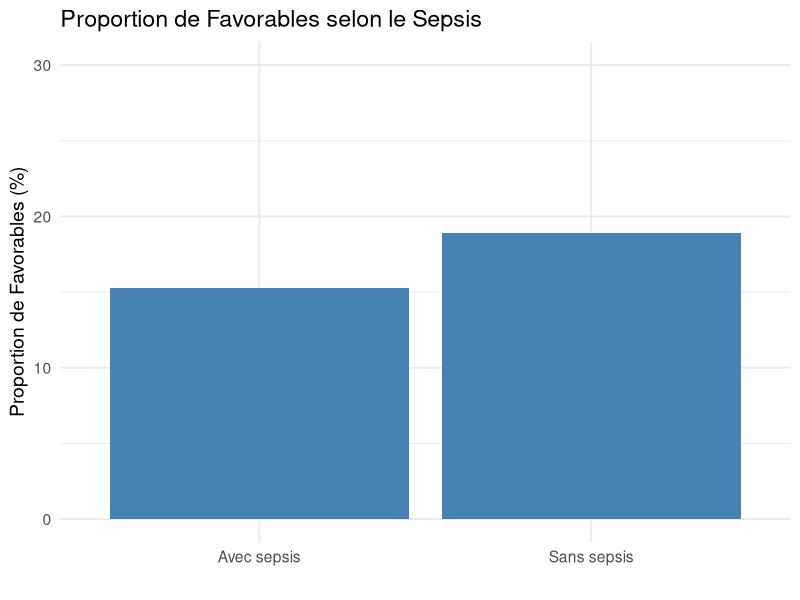
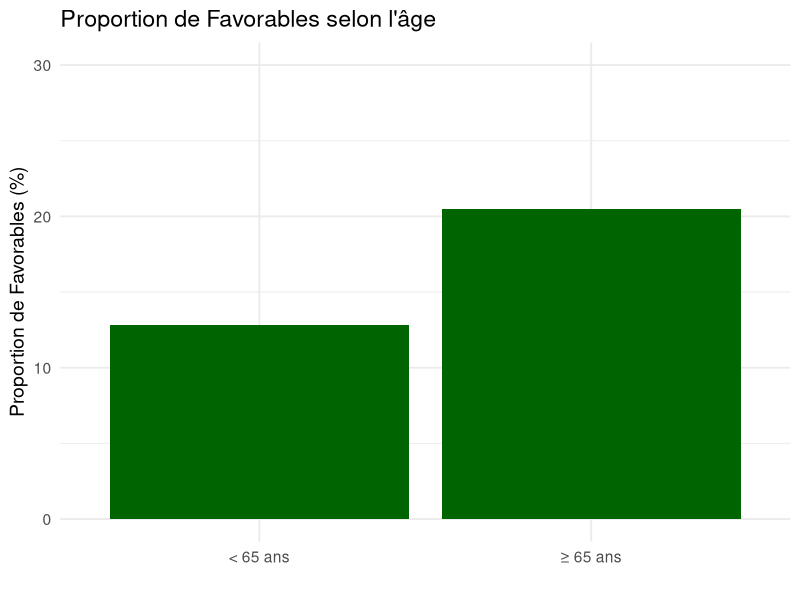
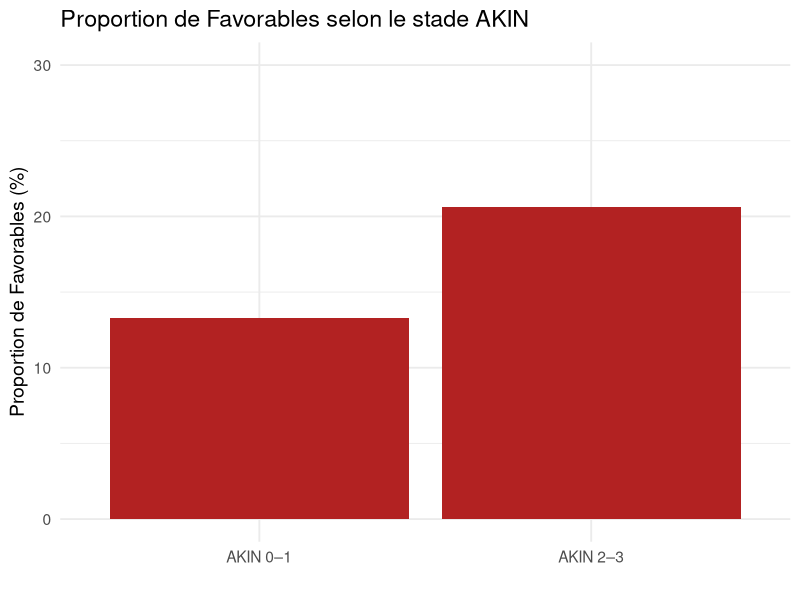
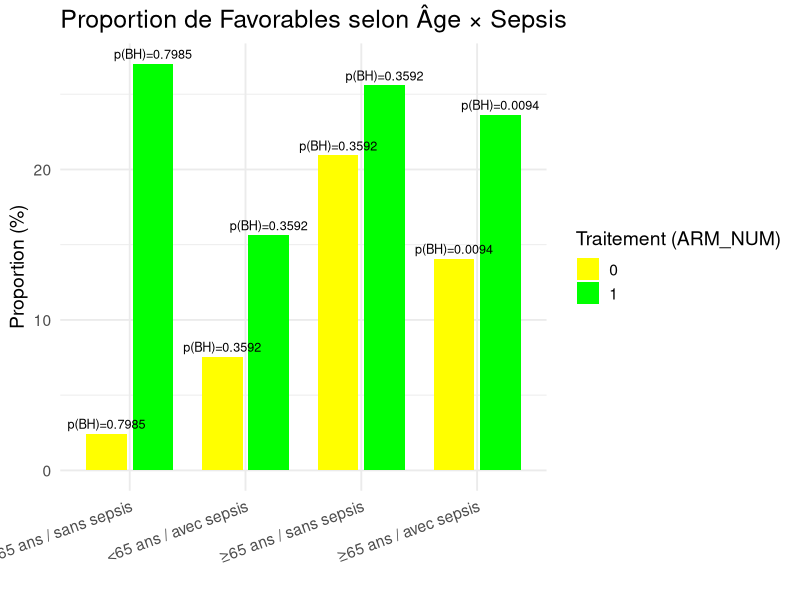
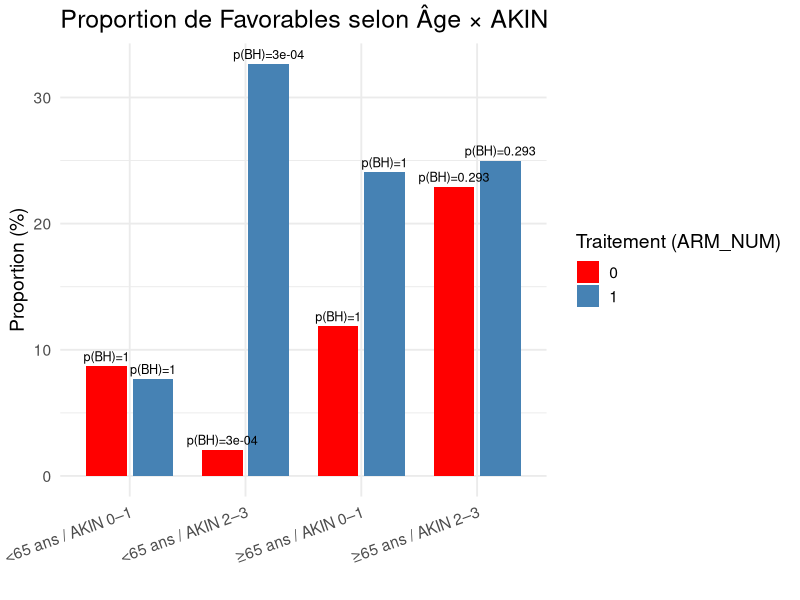
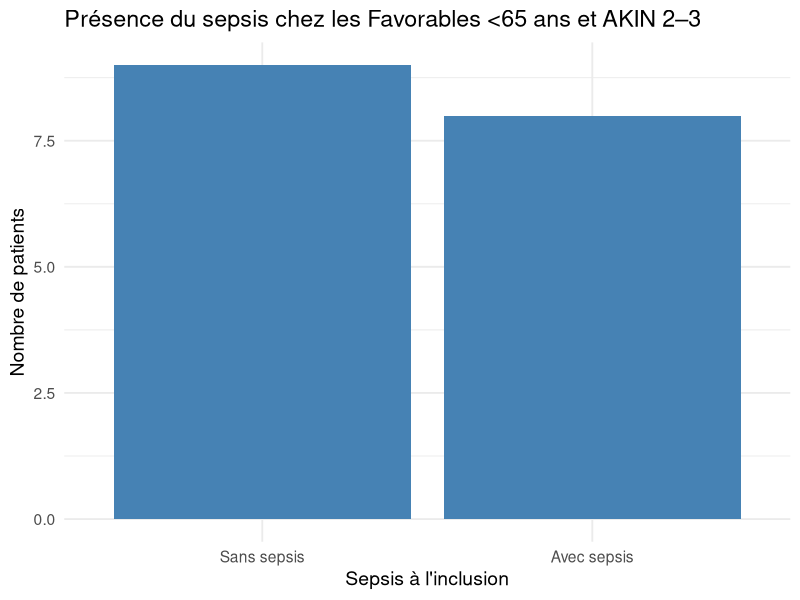
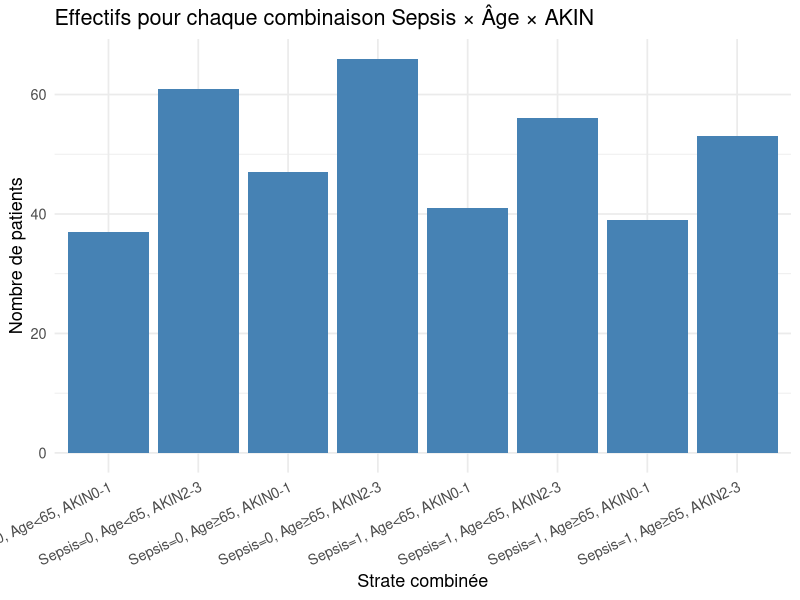

Generate these figures, in order, with R:
## ---- chunk 1
library(dplyr)
library(ggplot2)
## ---- chunk 2



df_VITAL_STATUS <- read.csv("Data/VITAL_STATUS.csv")
df_RANDOMIZATION <- read.csv("Data/RANDOMIZATION.csv")
df_SOFA <- read.csv("Data/SOFA.csv")
### Id les individus mort avant J28
Indiv_mort <- df_VITAL_STATUS %>%
  filter(VITAL_STATUS_D28 == 0) %>%
  select (SUBJID, SURNAME, NAME)
# 279 mort avant J28




### Création d'un df final 
# filtrage des modalités
df_RANDOMIZATION <- df_RANDOMIZATION %>%
  select(SUBJID,INCL_SEPSIS_YN,AGE_CLASS,INCL_AKIN,ARM_NUM)

df_VITAL_STATUS <- df_VITAL_STATUS %>%
  select(SUBJID,VITAL_STATUS_D28)

df_SOFA <- df_SOFA %>%
  select(SUBJID,SOFA_hepatic_D7,SOFA_cardiovasc_D7, SOFA_respiratory_D7, SOFA_neurologic_D7, SOFA_renal_D7, SOFA_haematologic_D7)


### Fusion finale
data <- df_RANDOMIZATION %>%
  left_join(df_VITAL_STATUS, by = "SUBJID") %>%
  left_join(df_SOFA, by = "SUBJID")




#calcul de l'estimateur / patient : Sofa < 3: (1) /Non (0)
#et calcul de l'estimateur / patient : Favorable(1) /Non (0)
#initialisation des nouvelles variables :
data$Sofa_ok<-rep(NA, 400)
data$Favorable<-rep(NA, 400)

for (i in 1:400) {
  data[i,"Sofa_ok"]<-if (max(data[i,c("SOFA_hepatic_D7","SOFA_cardiovasc_D7", "SOFA_respiratory_D7", "SOFA_neurologic_D7", "SOFA_renal_D7", "SOFA_haematologic_D7")]) < 3) 1 else 0 #Sofa_ok
  data[i,'Favorable']<-if(data[i,"VITAL_STATUS_D28"]== 1 & data[i,"Sofa_ok"]==1) 1 else 0 #Favorable 1/0
}



data <- data %>%
  select (SUBJID, INCL_SEPSIS_YN, AGE_CLASS, INCL_AKIN, VITAL_STATUS_D28, Sofa_ok, Favorable, ARM_NUM)

head(data)
## ---- chunk 3
###### Exploration 
sum(data$Favorable) #67 Favorable
sum(data$Sofa_ok) # 193 SOfa OK
sum(data$VITAL_STATUS_D28) #121 Survivants 28J
sum(data$ARM_NUM) #199 traité au SB

sum(data$AGE_CLASS == 1 & data$Favorable == 1  & data$ARM_NUM == 1)
sum(data$AGE_CLASS == 0 & data$Favorable == 1  & data$ARM_NUM == 1)
sum(data$AGE_CLASS == 1 & data$VITAL_STATUS_D28 == 1)
sum(data$AGE_CLASS == 0)
## ---- chunk 4
a <- sum(data$Favorable == 1 & data$ARM_NUM == 1) #44
c <- sum(data$Favorable == 1 & data$ARM_NUM == 0) #23
b <- sum(data$Favorable == 0 & data$ARM_NUM == 1) #155
d <- sum(data$Favorable == 0 & data$ARM_NUM == 0) #178

Tab_contingence <- matrix(
  c(a, b, c, d),
  nrow = 2,
  byrow = TRUE,
  dimnames = list(
    ARM_NUM   = c("1_traitement_SB", "0_sans_SB"),
    Favorable = c("1_oui", "0_non")
  )
)

Tab_contingence
## ---- chunk 5
res_chi2 <- chisq.test(Tab_contingence, correct = FALSE)
res_chi2

res_chi2$expected #effectif attendue 
res_chi2$p.value

## ---- chunk 6
# Patient de < 65 ans
tab_age0 <- table(
  ARM_NUM   = data$ARM_NUM[data$AGE_CLASS == 0],
  Favorable = data$Favorable[data$AGE_CLASS == 0]
)
test_age0 <- chisq.test(tab_age0, correct = FALSE)
tab_age0
test_age0



# Patient de > 65 ans
tab_age1 <- table(
  ARM_NUM   = data$ARM_NUM[data$AGE_CLASS == 1],
  Favorable = data$Favorable[data$AGE_CLASS == 1]
)

test_age1 <- chisq.test(tab_age1, correct = FALSE)
tab_age1
test_age1
## ---- chunk 7
# INCL_AKIN == 0
tab_akin0 <- table(
  ARM_NUM   = data$ARM_NUM[data$INCL_AKIN == 0],
  Favorable = data$Favorable[data$INCL_AKIN == 0]
)
test_akin0 <- chisq.test(tab_akin0, correct = FALSE)
tab_akin0
test_akin0

# INCL_AKIN == 1
tab_akin1 <- table(
  ARM_NUM   = data$ARM_NUM[data$INCL_AKIN == 1],
  Favorable = data$Favorable[data$INCL_AKIN == 1]
)
test_akin1 <- chisq.test(tab_akin1, correct = FALSE)
tab_akin1
test_akin1
#OR
OR_AKIN1 <- (27*84)/(12*66)
OR_AKIN1
## ---- chunk 8
# INCL_SEPSIS_YN == 0 (sans sepsis)
tab_sepsis0 <- table(
  ARM_NUM   = data$ARM_NUM[data$INCL_SEPSIS_YN == 0],
  Favorable = data$Favorable[data$INCL_SEPSIS_YN == 0]
)
tab_sepsis0
test_sepsis0 <-chisq.test(tab_sepsis0, correct = FALSE)
test_sepsis0

# INCL_SEPSIS_YN == 1 (avec sepsis)
tab_sepsis1 <- table(
  ARM_NUM   = data$ARM_NUM[data$INCL_SEPSIS_YN == 1],
  Favorable = data$Favorable[data$INCL_SEPSIS_YN == 1]
)
test_sepsis1 <- chisq.test(tab_sepsis1, correct = FALSE)
tab_sepsis1
test_sepsis1
## ---- chunk 9
# On recrée un tableau global propre au cas où (avec modalités 0 / 1)
Tab_contingence <- table(
  ARM_NUM   = data$ARM_NUM,
  Favorable = data$Favorable
)

# Fonction pour calculer OR et IC95% à partir d'un tableau 2x2
# tab : table(ARM_NUM, Favorable) avec ARM_NUM = 0/1, Favorable = 0/1

compute_OR_IC <- function(tab) {
  
  # Vérification légère : on s'assure qu'on a bien les modalités "0" et "1"
  if (!all(c("0", "1") %in% rownames(tab)) || !all(c("0", "1") %in% colnames(tab))) {
    stop("Le tableau doit avoir des lignes et colonnes nommées '0' et '1'.")
  }
  
  a <- tab["1", "1"]  # Traitement, favorable
  b <- tab["1", "0"]  # Traitement, non favorable
  c <- tab["0", "1"]  # Contrôle, favorable
  d <- tab["0", "0"]  # Contrôle, non favorable
  
  # Correction si une des cases vaut 0 (pour éviter divisions par 0)
  if (any(c(a, b, c, d) == 0)) {
    a <- a + 0.5
    b <- b + 0.5
    c <- c + 0.5
    d <- d + 0.5
  }
  
  OR       <- (a * d) / (b * c)
  log_OR   <- log(OR)
  SE_logOR <- sqrt(1 / a + 1 / b + 1 / c + 1 / d)
  
  IC_inf <- exp(log_OR - 1.96 * SE_logOR)
  IC_sup <- exp(log_OR + 1.96 * SE_logOR)
  
  c(OR = OR, IC_inf = IC_inf, IC_sup = IC_sup)
}

# OR + IC pour chaque tableau déjà créé plus haut

or_all     <- compute_OR_IC(Tab_contingence)
or_age0    <- compute_OR_IC(tab_age0)
or_age1    <- compute_OR_IC(tab_age1)
or_akin0   <- compute_OR_IC(tab_akin0)
or_akin1   <- compute_OR_IC(tab_akin1)
or_sepsis0 <- compute_OR_IC(tab_sepsis0)
or_sepsis1 <- compute_OR_IC(tab_sepsis1)

# Tableau récapitulatif

results_chi2 <- data.frame(
  Variable = c(
    "Global",
    "AGE_CLASS", "AGE_CLASS",
    "INCL_AKIN", "INCL_AKIN",
    "INCL_SEPSIS_YN", "INCL_SEPSIS_YN"
  ),
  Modalite = c(
    "Tous",
    "<65", "≥65",
    "0", "1",
    "0", "1"
  ),
  Chi2 = c(
    as.numeric(res_chi2$statistic),
    as.numeric(test_age0$statistic),
    as.numeric(test_age1$statistic),
    as.numeric(test_akin0$statistic),
    as.numeric(test_akin1$statistic),
    as.numeric(test_sepsis0$statistic),
    as.numeric(test_sepsis1$statistic)
  ),
  p_value = c(
    res_chi2$p.value,
    test_age0$p.value,
    test_age1$p.value,
    test_akin0$p.value,
    test_akin1$p.value,
    test_sepsis0$p.value,
    test_sepsis1$p.value
  ),
  OR = c(
    or_all["OR"],
    or_age0["OR"],
    or_age1["OR"],
    or_akin0["OR"],
    or_akin1["OR"],
    or_sepsis0["OR"],
    or_sepsis1["OR"]
  ),
  IC_inf = c(
    or_all["IC_inf"],
    or_age0["IC_inf"],
    or_age1["IC_inf"],
    or_akin0["IC_inf"],
    or_akin1["IC_inf"],
    or_sepsis0["IC_inf"],
    or_sepsis1["IC_inf"]
  ),
  IC_sup = c(
    or_all["IC_sup"],
    or_age0["IC_sup"],
    or_age1["IC_sup"],
    or_akin0["IC_sup"],
    or_akin1["IC_sup"],
    or_sepsis0["IC_sup"],
    or_sepsis1["IC_sup"]
  )
)

results_chi2

## ---- chunk 10
table_sepsis <- table(data$Favorable, data$INCL_SEPSIS_YN)
table_sepsis

table_age <- table(data$Favorable, data$AGE_CLASS)
table_age
table_akin <- table(data$Favorable, data$INCL_AKIN)
table_akin
## ---- chunk 11
df_plot <- data.frame(
  Groupe = c("Sans sepsis", "Avec sepsis",
             "< 65 ans", "≥ 65 ans",
             "AKIN 0–1", "AKIN 2–3"),
  Pourcentage = c(
    31/(31+133)*100, 36/(36+200)*100,
    25/(25+170)*100, 42/(42+163)*100,
    28/(28+183)*100, 39/(39+150)*100
  ),
  Type = c("Sepsis", "Sepsis",
           "Âge", "Âge",
           "AKIN", "AKIN")
)
ggplot(df_plot %>% filter(Type == "Sepsis"),
       aes(x = Groupe, y = Pourcentage)) +
  geom_bar(stat = "identity", fill = "steelblue") +
  ylim(0, 30) +
  labs(title = "Proportion de Favorables selon le Sepsis",
       x = "",
       y = "Proportion de Favorables (%)") +
  theme_minimal(base_size = 14)

ggplot(df_plot %>% filter(Type == "Âge"),
       aes(x = Groupe, y = Pourcentage)) +
  geom_bar(stat = "identity", fill = "darkgreen") +
  ylim(0, 30) +
  labs(title = "Proportion de Favorables selon l'âge",
       x = "",
       y = "Proportion de Favorables (%)") +
  theme_minimal(base_size = 14)

ggplot(df_plot %>% filter(Type == "AKIN"),
       aes(x = Groupe, y = Pourcentage)) +
  geom_bar(stat = "identity", fill = "firebrick") +
  ylim(0, 30) +
  labs(title = "Proportion de Favorables selon le stade AKIN",
       x = "",
       y = "Proportion de Favorables (%)") +
  theme_minimal(base_size = 14)
## ---- chunk 12
#choix du test selon les dim de la table pour eviter les bugs
# Sepsis = 0
tab_sepsis0 <- table(
  data$Favorable[data$INCL_SEPSIS_YN == 0],
  data$ARM_NUM[data$INCL_SEPSIS_YN == 0]
)
tab_sepsis0

p_sepsis0 <- if(any(tab_sepsis0 < 5)) {
  fisher.test(tab_sepsis0)$p.value
} else {
  chisq.test(tab_sepsis0)$p.value
}

# Sepsis = 1
tab_sepsis1 <- table(
  data$Favorable[data$INCL_SEPSIS_YN == 1],
  data$ARM_NUM[data$INCL_SEPSIS_YN == 1]
)
tab_sepsis1

p_sepsis1 <- if(any(tab_sepsis1 < 5)) {
  fisher.test(tab_sepsis1)$p.value
} else {
  chisq.test(tab_sepsis1)$p.value
}
# Age < 65
tab_age0 <- table(
  data$Favorable[data$AGE_CLASS == 0],
  data$ARM_NUM[data$AGE_CLASS == 0]
)
tab_age0

p_age0 <- if(any(tab_age0 < 5)) {
  fisher.test(tab_age0)$p.value
} else {
  chisq.test(tab_age0)$p.value
}

# Age ≥ 65
tab_age1 <- table(
  data$Favorable[data$AGE_CLASS == 1],
  data$ARM_NUM[data$AGE_CLASS == 1]
)
tab_age1

p_age1 <- if(any(tab_age1 < 5)) {
  fisher.test(tab_age1)$p.value
} else {
  chisq.test(tab_age1)$p.value
}


# AKIN 0–1
tab_akin0 <- table(
  data$Favorable[data$INCL_AKIN == 0],
  data$ARM_NUM[data$INCL_AKIN == 0]
)
tab_akin0

p_akin0 <- if(any(tab_akin0 < 5)) {
  fisher.test(tab_akin0)$p.value
} else {
  chisq.test(tab_akin0)$p.value
}

# AKIN 2–3
tab_akin1 <- table(
  data$Favorable[data$INCL_AKIN == 1],
  data$ARM_NUM[data$INCL_AKIN == 1]
)
tab_akin1

p_akin1 <- if(any(tab_akin1 < 5)) {
  fisher.test(tab_akin1)$p.value
} else {
  chisq.test(tab_akin1)$p.value
}
p_traitement_strat <- c(
  p_sepsis0, p_sepsis1,
  p_age0, p_age1,
  p_akin0, p_akin1
)
p_traitement_strat
## ---- chunk 13
# Correction Bonferroni (6 tests)
p_bonf_trait <- p.adjust(p_traitement_strat, method = "bonferroni")

# Correction Benjamini–Hochberg
p_bh_trait <- p.adjust(p_traitement_strat, method = "BH")
#correction holm
p_holm <- p.adjust(p_traitement_strat, method = "holm")
resultats_traitement_strat <- data.frame(
  Stratification = c("Sepsis=0", "Sepsis=1", "Âge<65", "Âge≥65", "AKIN 0–1", "AKIN 2–3"),
  p_brut = p_traitement_strat,
  p_bonferroni = p_bonf_trait,
  p_Holm = p_holm,
  p_BH = p_bh_trait
)
resultats_traitement_strat
## ---- chunk 14
# AGE X SEPSIS
data$AGE_SEPSIS <- interaction(data$AGE_CLASS, data$INCL_SEPSIS_YN)
table(data$AGE_SEPSIS)
p_values_age_sepsis <- c()
#Pour chaque groupe, tu testes l’effet du traitement SB
for (g in unique(data$AGE_SEPSIS)) {
  cat("\nGROUPE :", g, "\n")
  
  tab <- table(
    data$Favorable[data$AGE_SEPSIS == g],
    data$ARM_NUM[data$AGE_SEPSIS == g]
  )
  
  print(tab)
  
  p_values_age_sepsis <- c(
    p_values_age_sepsis,
    if(any(tab < 5)) fisher.test(tab)$p.value else chisq.test(tab)$p.value
  )
}
#{Groupe 4 : 0.0 = <65 ans et sans sepsis} montre un effet très fort du traitement.
p_values_age_sepsis
# 0.7985   0.2544   0.2694   0.00235
p.adjust(p_values_age_sepsis, method = "BH")
# 0.7985   0.3592   0.3592   0.0094
#donc que le groupe 4 est significatif
# DONC LE GROUPE DES PATIENTS MOINS DE 65 ANS ET SANS SEPSIS SONT BIEN RECEPTIVES AUX SB
## ---- chunk 15
# age x akin
data$AGE_AKIN <- interaction(data$AGE_CLASS, data$INCL_AKIN)
table(data$AGE_AKIN)
p_values_age_akin <- c()

for (g in unique(data$AGE_AKIN)) {
  cat("\nGROUPE :", g, "\n")
  
  tab <- table(
    data$Favorable[data$AGE_AKIN == g],
    data$ARM_NUM[data$AGE_AKIN == g]
  )
  
  print(tab)
  
  p_values_age_akin <- c(
    p_values_age_akin,
    if(any(tab < 5)) fisher.test(tab)$p.value else chisq.test(tab)$p.value
  )
}
#énorme effet du traitement chez les jeunes avec insuffisance rénale sévère.
p_values_age_akin
# 1.000000e+00 1.000000e+00 7.461246e-05 1.465156e-01
p.adjust(p_values_age_akin, method = "BH")
# 1.0000000000 1.0000000000 0.0002984498 0.2930312911
#Le seul groupe avec un signal fort = 0.1 = <65 ans & AKIN 2–3

## ---- chunk 16
df_age_sepsis <- data %>%
  group_by(AGE_SEPSIS, ARM_NUM) %>%
  summarise(
    Favorables = sum(Favorable),
    Total = n(),
    Proportion = Favorables / Total * 100,
    .groups = "drop"
  )

df_age_akin <- data %>%
  group_by(AGE_AKIN, ARM_NUM) %>%
  summarise(
    Favorables = sum(Favorable),
    Total = n(),
    Proportion = Favorables / Total * 100,
    .groups = "drop"
  )

p_df_age_sepsis <- data.frame(
  AGE_SEPSIS = c("0.0","0.1","1.0","1.1"),
  pBH = p.adjust(p_values_age_sepsis, method = "BH")
)

## ---- chunk 17
df_age_sepsis_IC <- df_age_sepsis %>%
  rowwise() %>%
  mutate(
    p = Favorables / Total,
    IC_low  = binom.test(Favorables, Total)$conf.int[1] * 100,
    IC_high = binom.test(Favorables, Total)$conf.int[2] * 100
  )
## ---- chunk 18
df_plot_age_sepsis <- df_age_sepsis_IC %>%
  left_join(p_df_age_sepsis, by = "AGE_SEPSIS") %>%
  mutate(
    Groupe = factor(AGE_SEPSIS,
                    levels = c("0.0","0.1","1.0","1.1"),
                    labels = c("<65 ans / sans sepsis",
                               "<65 ans / avec sepsis",
                               "≥65 ans / sans sepsis",
                               "≥65 ans / avec sepsis"))
  )
ggplot(df_plot_age_sepsis, aes(x = Groupe, y = Proportion, fill = factor(ARM_NUM))) +
  geom_bar(stat = "identity", position = position_dodge(width = 0.8), width = 0.7) +
  
 
  geom_text(aes(label = paste0("p(BH)=", round(pBH,4))),
            position = position_dodge(width = 0.8),
            vjust = -0.5, size = 3.2, color = "black") +
  
  scale_fill_manual(values = c("yellow", "green")) +
  
  labs(title = "Proportion de Favorables selon Âge × Sepsis",
       x = "",
       y = "Proportion (%)",
       fill = "Traitement (ARM_NUM)") +
  
  theme_minimal(base_size = 14) +
  theme(axis.text.x = element_text(angle = 20, hjust = 1),
        plot.title = element_text(size = 18))
# On remarque que toujours la proportions de fav avec SB sont tjrs sup a ceux sans
#mais le groupe>65 ans avec sepsis repondent bien eu SB avec une p-value 0.009
#  P-values BH pour Âge × AKIN
p_df_age_akin <- data.frame(
  AGE_AKIN = c("0.0","1.0","0.1","1.1"),
  pBH = p.adjust(p_values_age_akin, method = "BH")
)

# Calcul des IC exacts binomiaux
df_age_akin_IC <- df_age_akin %>%
  rowwise() %>%
  mutate(
    p = Favorables / Total,
    IC_low  = binom.test(Favorables, Total)$conf.int[1] * 100,
    IC_high = binom.test(Favorables, Total)$conf.int[2] * 100
  )

#  Fusion des p-values + ajout des labels propres
df_plot_age_akin <- df_age_akin_IC %>%
  left_join(p_df_age_akin, by = "AGE_AKIN") %>%
  mutate(
    Groupe = factor(AGE_AKIN,
                    levels = c("0.0","0.1","1.0","1.1"),
                    labels = c("<65 ans / AKIN 0–1",
                               "<65 ans / AKIN 2–3",
                               "≥65 ans / AKIN 0–1",
                               "≥65 ans / AKIN 2–3"))
  )

# 4. Graphique final publication-ready
ggplot(df_plot_age_akin, aes(x = Groupe, y = Proportion, fill = factor(ARM_NUM))) +
  geom_bar(stat = "identity", position = position_dodge(width = 0.8), width = 0.7) +
  
  
  
  geom_text(aes(label = paste0("p(BH)=", round(pBH,4))),
            position = position_dodge(width = 0.8),
            vjust = -0.5, size = 3.2, color = "black") +
  
  scale_fill_manual(values = c("red", "steelblue")) +
  
  labs(title = "Proportion de Favorables selon Âge × AKIN",
       x = "",
       y = "Proportion (%)",
       fill = "Traitement (ARM_NUM)") +
  
  theme_minimal(base_size = 14) +
  theme(axis.text.x = element_text(angle = 20, hjust = 1),
        plot.title = element_text(size = 18))
#le traitement de bicarbonate marche plus sur les moins de 65 ans et AKIN 2-3 (17 patients dans ce cas), 16 d entre eux ont recu le traitement  FAVORABLEE
#en plus la p-value est tres petite donc significative
# Sous-groupe  : Favorables + âge < 65 + AKIN 2–3
subset_sepsis_visual <- data %>%
  filter(Favorable == 1,
         AGE_CLASS == 0,     # < 65 ans
         INCL_AKIN == 1)     # AKIN 2–3
table(subset_sepsis_visual$INCL_SEPSIS_YN) #17 patients dans ce groupe 
#9 sans sepsis et 8 avec sepsis
library(ggplot2)

ggplot(subset_sepsis_visual, 
       aes(x = factor(INCL_SEPSIS_YN,
                      labels = c("Sans sepsis", "Avec sepsis")))) +
  geom_bar(fill = "steelblue") +
  labs(
    title = "Présence du sepsis chez les Favorables <65 ans et AKIN 2–3",
    x = "Sepsis à l'inclusion",
    y = "Nombre de patients"
  ) +
  theme_minimal(base_size = 14)
# on voulait expliquer pourquoi ils sont favorables alors que le AKIN est 2-3 et <65 en regardant si ils ont un sepsis ou non. 
table(subset_sepsis_visual$ARM_NUM)
#DONC 16/17 ONT RECU LE TRAITEMENT DONC CA EXPLIQUE POURQUOI ILS SONT FAVORABLES 
patient_sans_traitement <- subset_sepsis_visual %>%
  filter(ARM_NUM == 0)

patient_sans_traitement
## ---- chunk 19
data$STRAT_COMBO <- interaction(
  data$INCL_SEPSIS_YN,
  data$AGE_CLASS,
  data$INCL_AKIN,
  sep = "_"
)
table(data$STRAT_COMBO)
data$STRAT_COMBO_LABEL <- factor(
  data$STRAT_COMBO,
  labels = c(
    "Sepsis=0, Age<65, AKIN0-1",
    "Sepsis=0, Age<65, AKIN2-3",
    "Sepsis=0, Age≥65, AKIN0-1",
    "Sepsis=0, Age≥65, AKIN2-3",
    "Sepsis=1, Age<65, AKIN0-1",
    "Sepsis=1, Age<65, AKIN2-3",
    "Sepsis=1, Age≥65, AKIN0-1",
    "Sepsis=1, Age≥65, AKIN2-3"
  )
)
ggplot(data, aes(x = STRAT_COMBO_LABEL)) +
  geom_bar(fill = "steelblue") +
  labs(
    title = "Effectifs pour chaque combinaison Sepsis × Âge × AKIN",
    x = "Strate combinée",
    y = "Nombre de patients"
  ) +
  theme_minimal(base_size = 13) +
  theme(axis.text.x = element_text(angle = 25, hjust = 1))
table(data$STRAT_COMBO, data$Favorable)
table_age_traitement <- table(data$AGE_CLASS, data$ARM_NUM)
table_age_traitement
## ---- chunk 20
# Modèle logistique : Favorable ~ ARM_NUM
# (ARM_NUM = 0 : contrôle, 1 : traitement SB)

mod_simple <- glm(
  Favorable ~ ARM_NUM,
  data   = data,
  family = binomial(link = "logit")
)

# Résumé du modèle (coefficients sur l'échelle log-odds)
summary(mod_simple)

# Odds ratios (exp(beta))
OR_simple <- exp(coef(mod_simple))
OR_simple

# Intervalles de confiance 95% des OR
IC_OR_simple <- exp(confint(mod_simple))   # IC pour les coefficients, puis exponentiés
IC_OR_simple

# Tableau récapitulatif propre
res_mod_simple <- data.frame(
  Coef    = names(OR_simple),
  OR      = OR_simple,
  IC_inf  = IC_OR_simple[, 1],
  IC_sup  = IC_OR_simple[, 2]
)

res_mod_simple

## ---- chunk 21

# Modèle logistique ajusté
mod_ajuste <- glm(
  Favorable ~ ARM_NUM + AGE_CLASS + INCL_AKIN + INCL_SEPSIS_YN,
  data   = data,
  family = binomial(link = "logit")
)

summary(mod_ajuste)

# EXTRACTION : OR + IC95% + p-values
OR_ajuste      <- exp(coef(mod_ajuste))
IC_OR_ajuste   <- exp(confint(mod_ajuste)) 
p_values       <- summary(mod_ajuste)$coefficients[, 4]   # colonne des p-values
coefs        <- summary(mod_ajuste)$coefficients

# Data frame final propre
res_mod_ajuste <- data.frame(
  Coef      = coefs[, "Estimate"],
  OR      = OR_ajuste,
  IC_inf  = IC_OR_ajuste[, 1],
  IC_sup  = IC_OR_ajuste[, 2],
  p_value = p_values
)

res_mod_ajuste
## ---- chunk 22

# Modèle avec interactions : ARM_NUM croisé avec les 3 caractéristiques
mod_inter <- glm(
  Favorable ~ ARM_NUM * AGE_CLASS +
              ARM_NUM * INCL_AKIN +
              ARM_NUM * INCL_SEPSIS_YN,
  data   = data,
  family = binomial(link = "logit")
)

summary(mod_inter)

# Extraction OR, IC95%, p-values
coef_inter   <- coef(mod_inter)
OR_inter     <- exp(coef_inter)
IC_inter     <- exp(confint(mod_inter))
p_values_int <- summary(mod_inter)$coefficients[, 4]

# Tableau récapitulatif
res_mod_inter <- data.frame(
  Coef    = names(OR_inter),
  OR      = OR_inter,
  IC_inf  = IC_inter[, 1],
  IC_sup  = IC_inter[, 2],
  p_value = p_values_int
)

res_mod_inter
## ---- chunk 23
mod_inter_age <- glm(
  Favorable ~ ARM_NUM * AGE_CLASS,
  data   = data,
  family = binomial(link = "logit")
)

summary(mod_inter_age)

# OR + IC95% + p-values
coef_age   <- coef(mod_inter_age)
OR_age     <- exp(coef_age)
IC_age     <- exp(confint(mod_inter_age))
p_age      <- summary(mod_inter_age)$coefficients[, 4]

res_mod_inter_age <- data.frame(
  Coef    = names(OR_age),
  OR      = OR_age,
  IC_inf  = IC_age[, 1],
  IC_sup  = IC_age[, 2],
  p_value = p_age
)

res_mod_inter_age
## ---- chunk 24
mod_inter_akin <- glm(
  Favorable ~ ARM_NUM * INCL_AKIN,
  data   = data,
  family = binomial(link = "logit")
)

summary(mod_inter_akin)

# OR + IC95% + p-values
coef_akin   <- coef(mod_inter_akin)
OR_akin     <- exp(coef_akin)
IC_akin     <- exp(confint(mod_inter_akin))
p_akin      <- summary(mod_inter_akin)$coefficients[, 4]

res_mod_inter_akin <- data.frame(
  Coef    = names(OR_akin),
  OR      = OR_akin,
  IC_inf  = IC_akin[, 1],
  IC_sup  = IC_akin[, 2],
  p_value = p_akin
)

res_mod_inter_akin
## ---- chunk 25
mod_inter_sepsis <- glm(
  Favorable ~ ARM_NUM * INCL_SEPSIS_YN,
  data   = data,
  family = binomial(link = "logit")
)

summary(mod_inter_sepsis)

# OR + IC95% + p-values
coef_sepsis   <- coef(mod_inter_sepsis)
OR_sepsis     <- exp(coef_sepsis)
IC_sepsis     <- exp(confint(mod_inter_sepsis))
p_sepsis      <- summary(mod_inter_sepsis)$coefficients[, 4]

res_mod_inter_sepsis <- data.frame(
  Coef    = names(OR_sepsis),
  OR      = OR_sepsis,
  IC_inf  = IC_sepsis[, 1],
  IC_sup  = IC_sepsis[, 2],
  p_value = p_sepsis
)

res_mod_inter_sepsis

